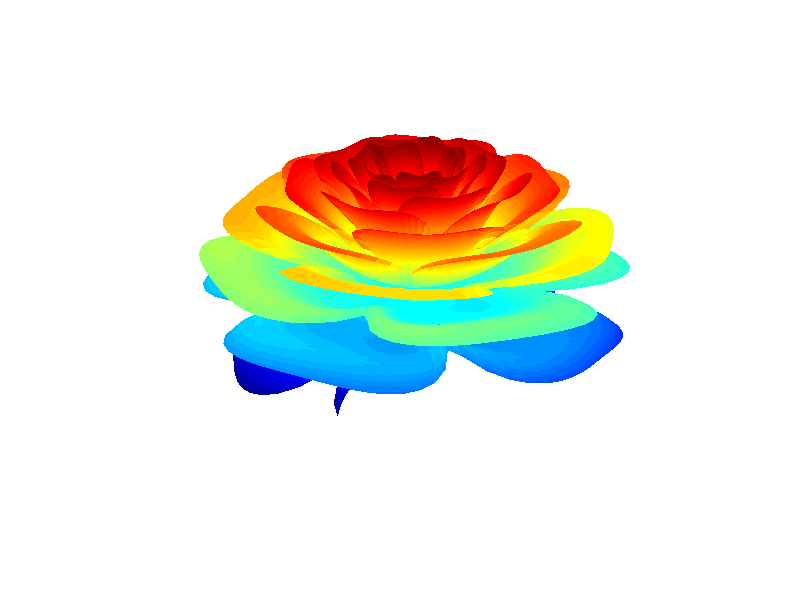

MATLAB code to generate this figure:
n=800;
p=pi;
[R,T]=ndgrid(linspace(0,1,n),linspace(-2,20*p,n));
x=1-(.5)*((5/4)*(1-mod(3.6*T,2*p)/p).^2-.25).^2;
U=2*exp(-T/(8*p));
L=sin(U);
J=cos(U);
y=1.99*(R.^2).*(1.2*R-1).^2.*L;
K=x.*(R.*L+y.*J);
X=K.*sin(T);
Y=K.*cos(T);
Z=x.*(R.*J-y.*L);
surf(X,Y,Z,'LineStyle','none')
grid,axis off;
colormap(jet)